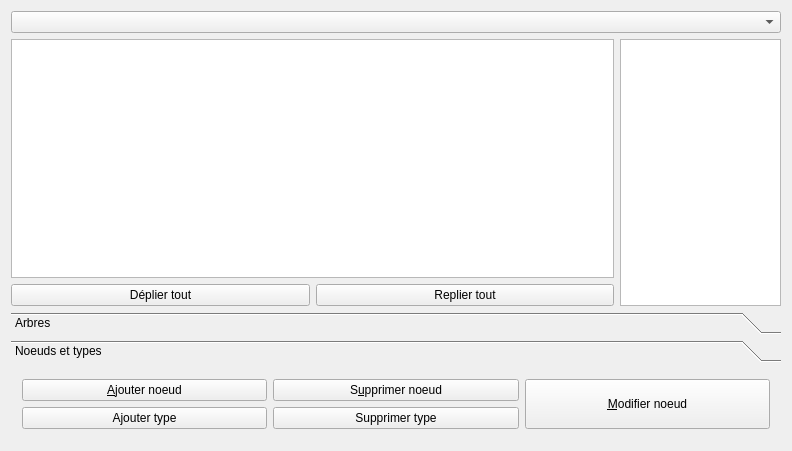
<?xml version="1.0" encoding="UTF-8"?>
<ui version="4.0">
 <class>FormEditTree</class>
 <widget class="QWidget" name="FormEditTree">
  <property name="geometry">
   <rect>
    <x>0</x>
    <y>0</y>
    <width>792</width>
    <height>451</height>
   </rect>
  </property>
  <property name="sizePolicy">
   <sizepolicy hsizetype="Preferred" vsizetype="Expanding">
    <horstretch>0</horstretch>
    <verstretch>0</verstretch>
   </sizepolicy>
  </property>
  <property name="windowTitle">
   <string>Gestion des arbres</string>
  </property>
  <layout class="QGridLayout" name="gridLayout_2">
   <item row="1" column="2" rowspan="3">
    <widget class="QListView" name="listTypesView">
     <property name="sizePolicy">
      <sizepolicy hsizetype="Preferred" vsizetype="Expanding">
       <horstretch>0</horstretch>
       <verstretch>0</verstretch>
      </sizepolicy>
     </property>
     <property name="maximumSize">
      <size>
       <width>161</width>
       <height>16777215</height>
      </size>
     </property>
    </widget>
   </item>
   <item row="1" column="0" rowspan="2" colspan="2">
    <widget class="QTreeView" name="treeView">
     <property name="editTriggers">
      <set>QAbstractItemView::NoEditTriggers</set>
     </property>
     <property name="dragDropMode">
      <enum>QAbstractItemView::InternalMove</enum>
     </property>
     <property name="defaultDropAction">
      <enum>Qt::MoveAction</enum>
     </property>
     <property name="selectionMode">
      <enum>QAbstractItemView::ExtendedSelection</enum>
     </property>
     <attribute name="headerVisible">
      <bool>false</bool>
     </attribute>
    </widget>
   </item>
   <item row="3" column="0">
    <widget class="QPushButton" name="pushButtonExpandAll">
     <property name="text">
      <string>Déplier tout</string>
     </property>
    </widget>
   </item>
   <item row="3" column="1">
    <widget class="QPushButton" name="pushButtonCollapseAll">
     <property name="text">
      <string>Replier tout</string>
     </property>
    </widget>
   </item>
   <item row="0" column="0" colspan="3">
    <widget class="QComboBox" name="comboBox"/>
   </item>
   <item row="5" column="0" colspan="3">
    <widget class="QToolBox" name="toolBox">
     <property name="sizePolicy">
      <sizepolicy hsizetype="Preferred" vsizetype="Maximum">
       <horstretch>0</horstretch>
       <verstretch>0</verstretch>
      </sizepolicy>
     </property>
     <property name="currentIndex">
      <number>1</number>
     </property>
     <widget class="QWidget" name="tree">
      <property name="geometry">
       <rect>
        <x>0</x>
        <y>0</y>
        <width>774</width>
        <height>96</height>
       </rect>
      </property>
      <attribute name="label">
       <string>Arbres</string>
      </attribute>
      <layout class="QGridLayout" name="gridLayout_3">
       <item row="0" column="0">
        <widget class="QPushButton" name="newTreeButton">
         <property name="text">
          <string>Ajouter &amp;arbre</string>
         </property>
        </widget>
       </item>
       <item row="0" column="1">
        <widget class="QPushButton" name="duplicateTreeButton">
         <property name="text">
          <string>&amp;Dupliquer arbre</string>
         </property>
        </widget>
       </item>
       <item row="0" column="2">
        <widget class="QPushButton" name="importTreeButton">
         <property name="text">
          <string>&amp;Importer arbre</string>
         </property>
        </widget>
       </item>
       <item row="1" column="0">
        <widget class="QPushButton" name="deleteTreeButton">
         <property name="text">
          <string>&amp;Supprimer arbre</string>
         </property>
        </widget>
       </item>
       <item row="1" column="1">
        <widget class="QPushButton" name="finishTreeButton">
         <property name="text">
          <string>&amp;Terminer arbre</string>
         </property>
        </widget>
       </item>
       <item row="1" column="2">
        <widget class="QPushButton" name="randomTreeButton">
         <property name="font">
          <font>
           <italic>true</italic>
          </font>
         </property>
         <property name="text">
          <string>Arbre aléatoire</string>
         </property>
        </widget>
       </item>
       <item row="2" column="0" colspan="2">
        <widget class="QPushButton" name="viewTreeButton">
         <property name="text">
          <string>Afficher, im&amp;primer, exporter</string>
         </property>
        </widget>
       </item>
       <item row="2" column="2">
        <widget class="QPushButton" name="consistencyButton">
         <property name="text">
          <string>Statistiques et s&amp;imilarités</string>
         </property>
        </widget>
       </item>
      </layout>
     </widget>
     <widget class="QWidget" name="nodes">
      <property name="geometry">
       <rect>
        <x>0</x>
        <y>0</y>
        <width>774</width>
        <height>68</height>
       </rect>
      </property>
      <attribute name="label">
       <string>Noeuds et types</string>
      </attribute>
      <layout class="QGridLayout" name="gridLayout">
       <item row="0" column="0">
        <widget class="QPushButton" name="addNodeButton">
         <property name="text">
          <string>&amp;Ajouter noeud</string>
         </property>
        </widget>
       </item>
       <item row="0" column="1">
        <widget class="QPushButton" name="deleteNodeButton">
         <property name="text">
          <string>S&amp;upprimer noeud</string>
         </property>
        </widget>
       </item>
       <item row="1" column="0">
        <widget class="QPushButton" name="addTypeButton">
         <property name="sizePolicy">
          <sizepolicy hsizetype="Minimum" vsizetype="Fixed">
           <horstretch>0</horstretch>
           <verstretch>0</verstretch>
          </sizepolicy>
         </property>
         <property name="text">
          <string>Ajouter type</string>
         </property>
        </widget>
       </item>
       <item row="1" column="1">
        <widget class="QPushButton" name="deleteTypeButton">
         <property name="sizePolicy">
          <sizepolicy hsizetype="Minimum" vsizetype="Fixed">
           <horstretch>0</horstretch>
           <verstretch>0</verstretch>
          </sizepolicy>
         </property>
         <property name="text">
          <string>Supprimer type</string>
         </property>
        </widget>
       </item>
       <item row="0" column="2" rowspan="2">
        <widget class="QPushButton" name="modifyNodeButton">
         <property name="sizePolicy">
          <sizepolicy hsizetype="Minimum" vsizetype="Minimum">
           <horstretch>0</horstretch>
           <verstretch>0</verstretch>
          </sizepolicy>
         </property>
         <property name="text">
          <string>&amp;Modifier noeud</string>
         </property>
        </widget>
       </item>
      </layout>
     </widget>
    </widget>
   </item>
  </layout>
 </widget>
 <layoutdefault spacing="6" margin="11"/>
 <tabstops>
  <tabstop>comboBox</tabstop>
  <tabstop>treeView</tabstop>
  <tabstop>listTypesView</tabstop>
 </tabstops>
 <resources/>
 <connections/>
</ui>
